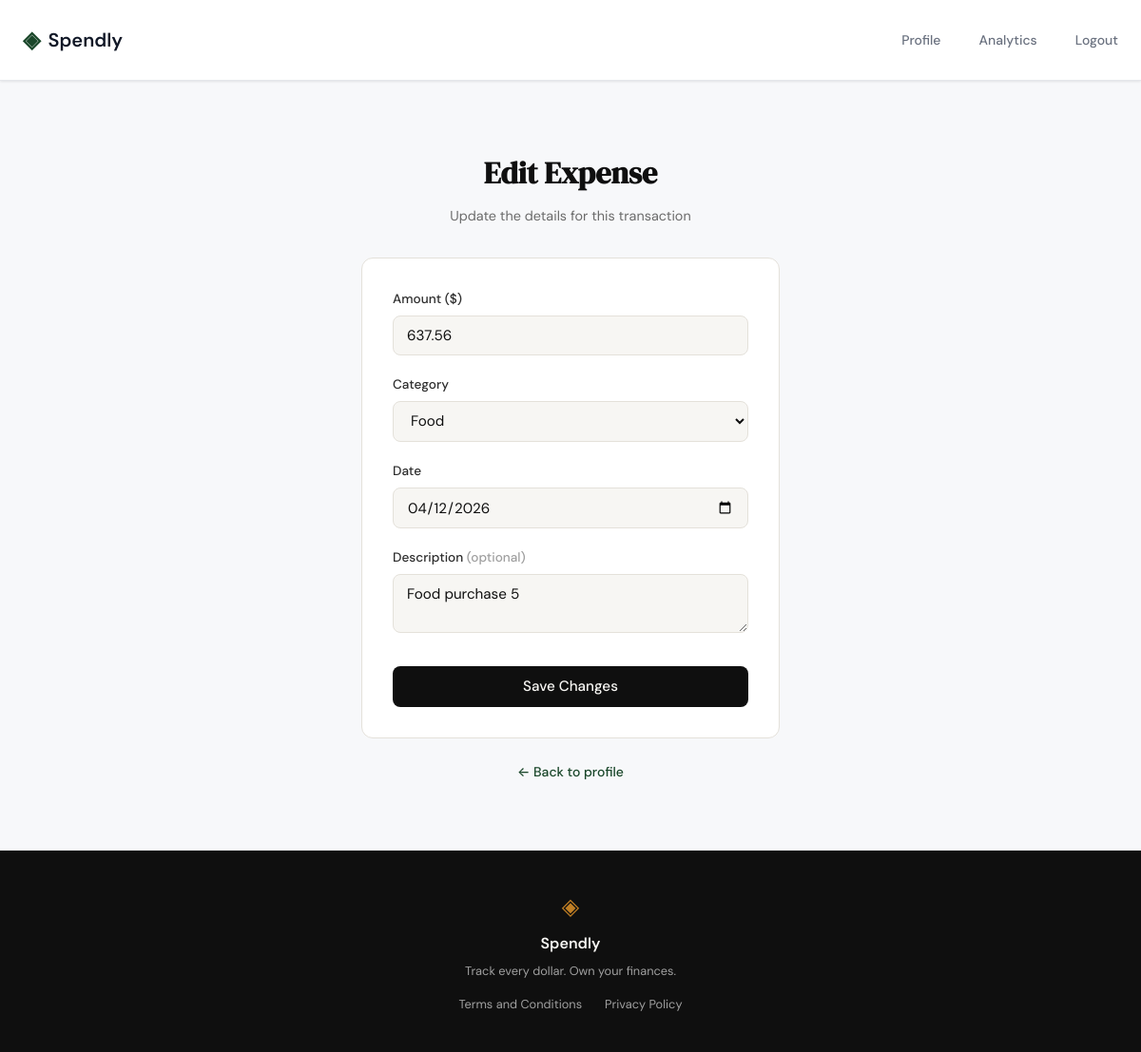
The page /expenses/29/edit (signed in) on the database its author committed.
### tables this page shows
CREATE TABLE expenses (
            id INTEGER PRIMARY KEY AUTOINCREMENT,
            user_id INTEGER NOT NULL REFERENCES users(id),
            amount REAL NOT NULL,
            category TEXT NOT NULL,
            date TEXT NOT NULL,
            description TEXT,
            created_at TEXT DEFAULT (datetime('now'))
        );

### app.py (the view, shortened to what this page needs)
@app.route("/expenses/<int:expense_id>/edit", methods=["GET", "POST"])
def edit_expense(expense_id):
    if "user_id" not in session:
        flash("Please log in to access this page", "warning")
        return redirect(url_for("login"))
    conn = get_db()
    expense = conn.execute(
        "SELECT * FROM expenses WHERE id = ? AND user_id = ?",
        (expense_id, session["user_id"])
    ).fetchone()
    if not expense:
        conn.close()
        flash("Expense not found", "error")
        return redirect(url_for("profile"))
    conn.close()
    return render_template(
        "edit_expense.html",
        expense=expense,
        errors=[],
        categories=EXPENSE_CATEGORIES,
        form={"amount": expense["amount"], "category": expense["category"],
              "date": expense["date"], "description": expense["description"] or ""},
    )

### database/db.py (called while the page is built)
def get_db():
    conn = sqlite3.connect(DB_PATH)
    conn.row_factory = sqlite3.Row
    conn.execute("PRAGMA foreign_keys = ON")
    return conn

### templates/edit_expense.html (shortened to what this page needs)
{% extends "base.html" %}
{% block content %}
<section class="auth-section">
  <div class="auth-container">
    <div class="auth-header">
      <h1 class="auth-title">Edit Expense</h1>
      <p class="auth-subtitle">Update the details for this transaction</p>
    </div>
    <div class="auth-card">
      <form method="POST" action="{{ url_for('edit_expense', expense_id=expense.id) }}">
        <div class="form-group">
          <label for="amount">Amount ($)</label>
          <input type="number" id="amount" name="amount"
                 class="form-input" placeholder="0.00"
                 step="0.01" min="0.01"
                 value="{{ form.amount }}" required autofocus>
        </div>
        <div class="form-group">
          <label for="category">Category</label>
          <select id="category" name="category" class="form-input" required>
            {% for cat in categories %}
            <option value="{{ cat }}" {% if form.category == cat %}selected{% endif %}>{{ cat }}</option>
            {% endfor %}
          </select>
        </div>
        <div class="form-group">
          <label for="date">Date</label>
          <input type="date" id="date" name="date"
                 class="form-input"
                 value="{{ form.date }}" required>
        </div>
        <div class="form-group">
          <label for="description">
            Description <span style="color:var(--ink-faint)">(optional)</span>
          </label>
          <textarea id="description" name="description"
                    class="form-input" rows="2"
                    placeholder="e.g. Grocery shopping">{{ form.description }}</textarea>
        </div>
        <button type="submit" class="btn-submit">Save Changes</button>
      </form>
    </div>
    <p class="auth-switch">
      <a href="{{ url_for('profile') }}">← Back to profile</a>
    </p>
  </div>
</section>
{% endblock %}

### static/css/style.css (style rules this page uses)
:root { --ink: #0f0f0f; --ink-soft: #2d2d2d; --ink-muted: #6b6b6b; --ink-faint: #a0a0a0; --paper: #f7f6f3; --paper-warm: #f0ede6; --paper-card: #ffffff; --accent: #1a472a; --accent-light: #e8f0eb; --accent-2: #c17f24; --accent-2-light: #fdf3e3; --danger: #c0392b; --danger-light: #fdecea; --border: #e4e1da; --border-soft: #eeebe4; --font-display: 'DM Serif Display', Georgia, serif; --font-body: 'DM Sans', system-ui, sans-serif; --max-width: 1200px; --auth-width: 440px; --radius-sm: 6px; --radius-md: 12px; --radius-lg: 20px; }
*, *::before, *::after { box-sizing: border-box; margin: 0; padding: 0; }
html { font-size: 16px; scroll-behavior: smooth; }
body { background: var(--paper); color: var(--ink); font-family: var(--font-body); font-size: 1rem; line-height: 1.6; -webkit-font-smoothing: antialiased; }
a { color: inherit; text-decoration: none; }
.auth-section { min-height: calc(100vh - 60px - 100px); display: flex; align-items: center; justify-content: center; padding: 3rem 2rem; }
.auth-container { width: 100%; max-width: var(--auth-width); }
.auth-header { text-align: center; margin-bottom: 2rem; }
.auth-title { font-family: var(--font-display); font-size: 2rem; color: var(--ink); margin-bottom: 0.5rem; }
.auth-subtitle { font-size: 0.9rem; color: var(--ink-muted); }
.auth-card { background: var(--paper-card); border: 1px solid var(--border); border-radius: var(--radius-md); padding: 2rem; margin-bottom: 1.5rem; }
.form-group { margin-bottom: 1.25rem; }
.form-group label { display: block; font-size: 0.85rem; font-weight: 500; color: var(--ink-soft); margin-bottom: 0.4rem; }
.form-input { width: 100%; padding: 0.6rem 0.875rem; border: 1px solid var(--border); border-radius: var(--radius-sm); font-family: var(--font-body); font-size: 0.95rem; color: var(--ink); background: var(--paper); outline: none; transition: border-color 0.2s; }
.form-input::placeholder { color: var(--ink-faint); }
.btn-submit { width: 100%; padding: 0.7rem; background: var(--ink); color: var(--paper); border: none; border-radius: var(--radius-sm); font-family: var(--font-body); font-size: 0.95rem; font-weight: 500; cursor: pointer; transition: background 0.2s; margin-top: 0.5rem; }
.auth-switch { text-align: center; font-size: 0.875rem; color: var(--ink-muted); }
.auth-switch a { color: var(--accent); font-weight: 500; }

### static/css/profile.css (style rules this page uses)
:root { --color-bg: #F7F8FA; --color-surface: #FFFFFF; --color-text-primary: #111827; --color-text-secondary: #6B7280; --color-border: #E5E7EB; --color-primary: #6366F1; --color-primary-light: #EDE9FE; --color-accent: #10B981; --color-danger: #EF4444; --color-danger-light: #FEE2E2; --color-warning: #F59E0B; --space-1: 4px; --space-2: 8px; --space-3: 12px; --space-4: 16px; --space-5: 24px; --space-6: 32px; --radius-sm: 8px; --radius-md: 12px; --radius-lg: 16px; --shadow-sm: 0 1px 2px rgba(0, 0, 0, 0.04), 0 1px 3px rgba(0, 0, 0, 0.06); --shadow-card: 0 4px 6px -1px rgba(0, 0, 0, 0.1), 0 2px 4px -1px rgba(0, 0, 0, 0.06); }
* { box-sizing: border-box; }
body { font-family: 'DM Sans', -apple-system, BlinkMacSystemFont, 'Segoe UI', Roboto, sans-serif; background-color: var(--color-bg); color: var(--color-text-primary); margin: 0; padding: 0; }

### rows shown on the page
expenses: amount "637.56", category "Food", date "04/12/2026", description "Food purchase 5"
